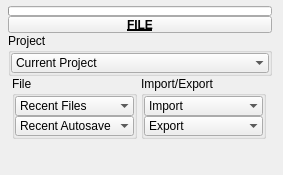
<?xml version="1.0" encoding="UTF-8"?>
<ui version="4.0">
 <class>QtUi</class>
 <widget class="QMainWindow" name="QtUi">
  <property name="enabled">
   <bool>true</bool>
  </property>
  <property name="geometry">
   <rect>
    <x>0</x>
    <y>0</y>
    <width>283</width>
    <height>175</height>
   </rect>
  </property>
  <property name="minimumSize">
   <size>
    <width>120</width>
    <height>0</height>
   </size>
  </property>
  <property name="maximumSize">
   <size>
    <width>999</width>
    <height>999</height>
   </size>
  </property>
  <property name="windowTitle">
   <string>Toolkit</string>
  </property>
  <property name="tabShape">
   <enum>QTabWidget::Triangular</enum>
  </property>
  <property name="dockNestingEnabled">
   <bool>true</bool>
  </property>
  <property name="dockOptions">
   <set>QMainWindow::AllowNestedDocks|QMainWindow::AllowTabbedDocks|QMainWindow::AnimatedDocks|QMainWindow::ForceTabbedDocks</set>
  </property>
  <widget class="QWidget" name="mainWindow">
   <widget class="QWidget" name="layoutWidget_2">
    <property name="geometry">
     <rect>
      <x>8</x>
      <y>6</y>
      <width>264</width>
      <height>161</height>
     </rect>
    </property>
    <layout class="QGridLayout" name="gridLayout_2">
     <property name="spacing">
      <number>0</number>
     </property>
     <item row="4" column="1" colspan="2">
      <layout class="QHBoxLayout" name="horizontalLayout">
       <item>
        <layout class="QVBoxLayout" name="verticalLayout">
         <property name="spacing">
          <number>0</number>
         </property>
         <item>
          <widget class="QGroupBox" name="File">
           <property name="minimumSize">
            <size>
             <width>125</width>
             <height>0</height>
            </size>
           </property>
           <property name="maximumSize">
            <size>
             <width>125</width>
             <height>999</height>
            </size>
           </property>
           <property name="title">
            <string>File</string>
           </property>
           <layout class="QVBoxLayout" name="verticalLayout_3">
            <property name="spacing">
             <number>0</number>
            </property>
            <property name="leftMargin">
             <number>0</number>
            </property>
            <property name="topMargin">
             <number>0</number>
            </property>
            <property name="rightMargin">
             <number>0</number>
            </property>
            <property name="bottomMargin">
             <number>0</number>
            </property>
            <item>
             <widget class="TkComboBox" name="cmb000">
              <property name="minimumSize">
               <size>
                <width>0</width>
                <height>20</height>
               </size>
              </property>
              <property name="maximumSize">
               <size>
                <width>999</width>
                <height>20</height>
               </size>
              </property>
              <property name="maxVisibleItems">
               <number>30</number>
              </property>
              <property name="sizeAdjustPolicy">
               <enum>QComboBox::AdjustToContentsOnFirstShow</enum>
              </property>
              <property name="frame">
               <bool>false</bool>
              </property>
              <item>
               <property name="text">
                <string>Recent Files</string>
               </property>
              </item>
             </widget>
            </item>
            <item>
             <widget class="TkComboBox" name="cmb002">
              <property name="minimumSize">
               <size>
                <width>0</width>
                <height>20</height>
               </size>
              </property>
              <property name="maximumSize">
               <size>
                <width>999</width>
                <height>20</height>
               </size>
              </property>
              <property name="maxVisibleItems">
               <number>30</number>
              </property>
              <property name="sizeAdjustPolicy">
               <enum>QComboBox::AdjustToContentsOnFirstShow</enum>
              </property>
              <property name="frame">
               <bool>false</bool>
              </property>
              <item>
               <property name="text">
                <string>Recent Autosave</string>
               </property>
              </item>
             </widget>
            </item>
           </layout>
          </widget>
         </item>
         <item>
          <spacer name="verticalSpacer">
           <property name="orientation">
            <enum>Qt::Vertical</enum>
           </property>
           <property name="sizeHint" stdset="0">
            <size>
             <width>20</width>
             <height>40</height>
            </size>
           </property>
          </spacer>
         </item>
        </layout>
       </item>
       <item>
        <layout class="QVBoxLayout" name="verticalLayout_2">
         <property name="spacing">
          <number>0</number>
         </property>
         <item>
          <widget class="QGroupBox" name="Import_Export">
           <property name="minimumSize">
            <size>
             <width>125</width>
             <height>0</height>
            </size>
           </property>
           <property name="maximumSize">
            <size>
             <width>125</width>
             <height>999</height>
            </size>
           </property>
           <property name="title">
            <string>Import/Export</string>
           </property>
           <layout class="QVBoxLayout" name="verticalLayout_4">
            <property name="spacing">
             <number>0</number>
            </property>
            <property name="leftMargin">
             <number>0</number>
            </property>
            <property name="topMargin">
             <number>0</number>
            </property>
            <property name="rightMargin">
             <number>0</number>
            </property>
            <property name="bottomMargin">
             <number>0</number>
            </property>
            <item>
             <widget class="TkComboBox" name="cmb003">
              <property name="minimumSize">
               <size>
                <width>0</width>
                <height>20</height>
               </size>
              </property>
              <property name="maximumSize">
               <size>
                <width>999</width>
                <height>20</height>
               </size>
              </property>
              <property name="maxVisibleItems">
               <number>30</number>
              </property>
              <property name="sizeAdjustPolicy">
               <enum>QComboBox::AdjustToContentsOnFirstShow</enum>
              </property>
              <property name="frame">
               <bool>false</bool>
              </property>
              <item>
               <property name="text">
                <string>Import</string>
               </property>
              </item>
             </widget>
            </item>
            <item>
             <widget class="TkComboBox" name="cmb004">
              <property name="minimumSize">
               <size>
                <width>0</width>
                <height>20</height>
               </size>
              </property>
              <property name="maximumSize">
               <size>
                <width>999</width>
                <height>20</height>
               </size>
              </property>
              <property name="maxVisibleItems">
               <number>30</number>
              </property>
              <property name="sizeAdjustPolicy">
               <enum>QComboBox::AdjustToContentsOnFirstShow</enum>
              </property>
              <property name="frame">
               <bool>false</bool>
              </property>
              <item>
               <property name="text">
                <string>Export</string>
               </property>
              </item>
             </widget>
            </item>
           </layout>
          </widget>
         </item>
         <item>
          <spacer name="verticalSpacer_2">
           <property name="orientation">
            <enum>Qt::Vertical</enum>
           </property>
           <property name="sizeHint" stdset="0">
            <size>
             <width>20</width>
             <height>40</height>
            </size>
           </property>
          </spacer>
         </item>
        </layout>
       </item>
      </layout>
     </item>
     <item row="0" column="1" colspan="2">
      <widget class="TkProgressBar" name="progressBar">
       <property name="sizePolicy">
        <sizepolicy hsizetype="Ignored" vsizetype="Fixed">
         <horstretch>0</horstretch>
         <verstretch>0</verstretch>
        </sizepolicy>
       </property>
       <property name="minimumSize">
        <size>
         <width>0</width>
         <height>10</height>
        </size>
       </property>
       <property name="maximumSize">
        <size>
         <width>16777215</width>
         <height>10</height>
        </size>
       </property>
       <property name="value">
        <number>0</number>
       </property>
       <property name="textVisible">
        <bool>false</bool>
       </property>
      </widget>
     </item>
     <item row="1" column="1" colspan="2">
      <widget class="TkPushButton_Draggable" name="d000">
       <property name="minimumSize">
        <size>
         <width>19</width>
         <height>17</height>
        </size>
       </property>
       <property name="maximumSize">
        <size>
         <width>999</width>
         <height>17</height>
        </size>
       </property>
       <property name="font">
        <font>
         <weight>75</weight>
         <bold>true</bold>
         <underline>true</underline>
        </font>
       </property>
       <property name="text">
        <string>FILE</string>
       </property>
       <property name="checkable">
        <bool>true</bool>
       </property>
      </widget>
     </item>
     <item row="2" column="1" colspan="2">
      <layout class="QGridLayout" name="gridLayout"/>
     </item>
     <item row="3" column="1" colspan="2">
      <widget class="QGroupBox" name="Project">
       <property name="minimumSize">
        <size>
         <width>0</width>
         <height>0</height>
        </size>
       </property>
       <property name="maximumSize">
        <size>
         <width>999</width>
         <height>999</height>
        </size>
       </property>
       <property name="title">
        <string>Project</string>
       </property>
       <layout class="QVBoxLayout" name="verticalLayout_5">
        <property name="spacing">
         <number>0</number>
        </property>
        <property name="leftMargin">
         <number>0</number>
        </property>
        <property name="topMargin">
         <number>0</number>
        </property>
        <property name="rightMargin">
         <number>0</number>
        </property>
        <property name="bottomMargin">
         <number>0</number>
        </property>
        <item>
         <widget class="TkComboBox" name="cmb006">
          <property name="minimumSize">
           <size>
            <width>0</width>
            <height>20</height>
           </size>
          </property>
          <property name="maximumSize">
           <size>
            <width>999</width>
            <height>20</height>
           </size>
          </property>
          <property name="maxVisibleItems">
           <number>40</number>
          </property>
          <property name="sizeAdjustPolicy">
           <enum>QComboBox::AdjustToContents</enum>
          </property>
          <property name="frame">
           <bool>false</bool>
          </property>
          <item>
           <property name="text">
            <string>Current Project</string>
           </property>
          </item>
         </widget>
        </item>
       </layout>
      </widget>
     </item>
    </layout>
   </widget>
  </widget>
 </widget>
 <customwidgets>
  <customwidget>
   <class>TkPushButton_Draggable</class>
   <extends>QPushButton</extends>
   <header>widgets.tkpushbuttondraggable.h</header>
  </customwidget>
  <customwidget>
   <class>TkProgressBar</class>
   <extends>QProgressBar</extends>
   <header>widgets.tkprogressbar.h</header>
  </customwidget>
  <customwidget>
   <class>TkComboBox</class>
   <extends>QComboBox</extends>
   <header>widgets.tkcombobox.h</header>
  </customwidget>
 </customwidgets>
 <resources/>
 <connections/>
 <designerdata>
  <property name="gridDeltaX">
   <number>5</number>
  </property>
  <property name="gridDeltaY">
   <number>5</number>
  </property>
  <property name="gridSnapX">
   <bool>true</bool>
  </property>
  <property name="gridSnapY">
   <bool>true</bool>
  </property>
  <property name="gridVisible">
   <bool>true</bool>
  </property>
 </designerdata>
</ui>
